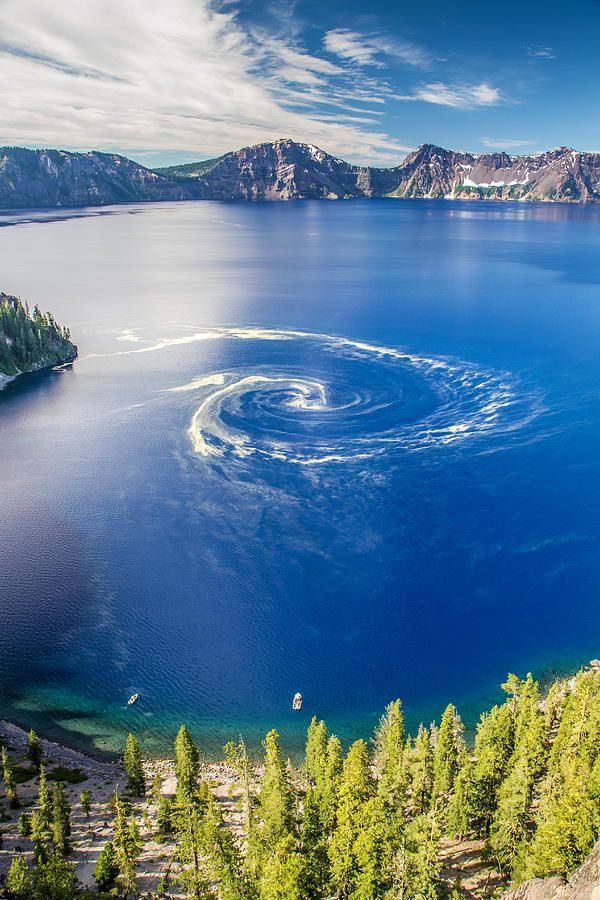
//> input picture opencv/6/1.jpg, 600 x 900 px
$ ./dilate_And_erode   (built with g++ and OpenCV 4)
//> lines starting //> are read from the running program, lines starting //| are printed output that depends on the picture

#include <opencv2/opencv.hpp>
#include <opencv2/highgui/highgui.hpp>
#include <opencv2/imgproc/imgproc.hpp>
#include <iostream>
using namespace std;
using namespace cv;

Mat g_srcImage, g_dstImage;//原始图和效果图
int g_nTrackbarNumer = 0;//0表示腐蚀erode, 1表示膨胀dilate
int g_nStructElementSize = 3; //结构元素(内核矩阵)的尺寸


//-----------------------------------【全局函数声明部分】--------------------------------------
//		描述：全局函数声明
//-----------------------------------------------------------------------------------------------
void Process();//膨胀和腐蚀的处理函数
void on_TrackbarNumChange(int, void *);//回调函数
void on_ElementSizeChange(int, void *);//回调函数
void ShowHelpText();

//-----------------------------------【main( )函数】--------------------------------------------
//		描述：控制台应用程序的入口函数，我们的程序从这里开始
//-----------------------------------------------------------------------------------------------
int main( )
{
	//改变console字体颜色
	system("color 2F");

	//载入原图
	g_srcImage = imread("1.jpg");
//> g_srcImage is the input picture: 900 rows x 600 cols, CV_8UC3; mean B, G, R 148, 127.2, 95.2
	if( !g_srcImage.data ) { printf("读取srcImage错误~！ \n"); return false; }

	ShowHelpText();

	//显示原始图
	namedWindow("【原始图】");
	imshow("【原始图】", g_srcImage);

	//进行初次腐蚀操作并显示效果图
	namedWindow("【效果图】");
	//获取自定义核
	Mat element = getStructuringElement(MORPH_RECT, Size(2*g_nStructElementSize+1, 2*g_nStructElementSize+1),Point( g_nStructElementSize, g_nStructElementSize ));
	erode(g_srcImage, g_dstImage, element);
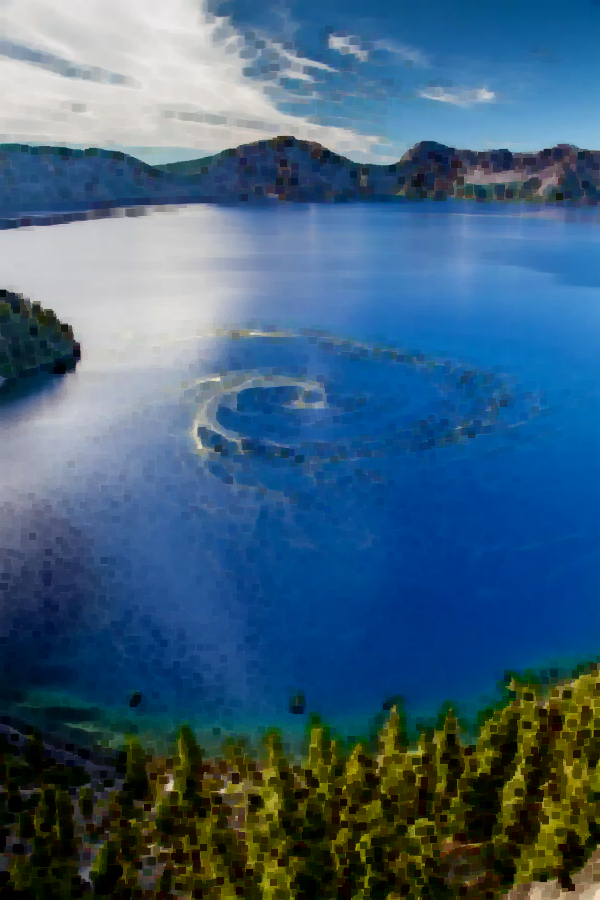
//> g_dstImage: 900 rows x 600 cols, CV_8UC3; mean B, G, R 123.4, 97.1, 63.9
	imshow("【效果图】", g_dstImage);

	//创建轨迹条
	createTrackbar("腐蚀/膨胀", "【效果图】", &g_nTrackbarNumer, 1, on_TrackbarNumChange);
//> slider '腐蚀/膨胀' is set to 1
	createTrackbar("内核尺寸", "【效果图】", &g_nStructElementSize, 21, on_ElementSizeChange);

	//输出一些帮助信息
	cout<<endl<<"\t运行成功，请调整滚动条观察图像效果~\n\n"
		<<"\t按下“q”键时，程序退出。\n";

	//轮询获取按键信息，若下q键，程序退出
	while(char(waitKey(1)) != 'q') {}
//> in Process, `dilate(g_srcImage, g_dstImage, element);`:
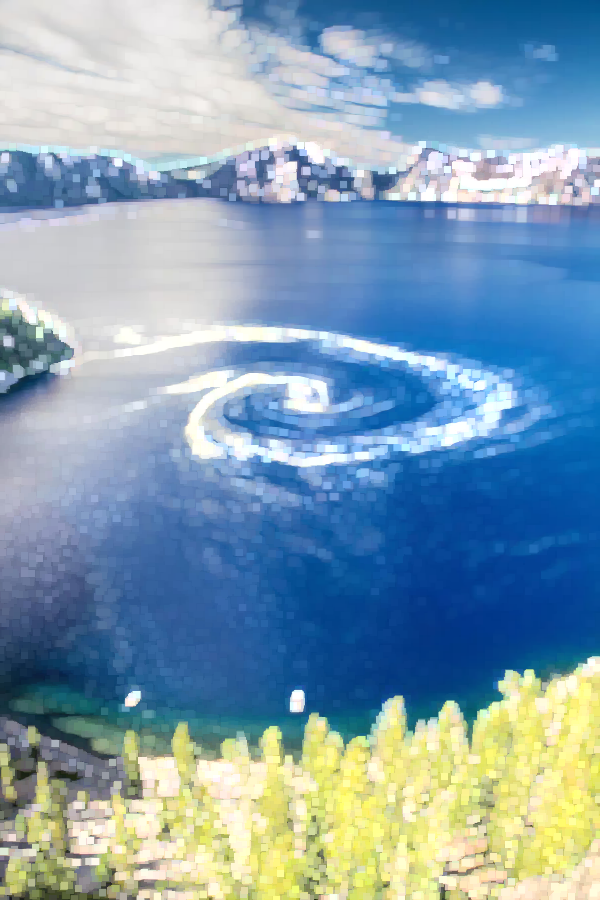
//> g_dstImage: 900 rows x 600 cols, CV_8UC3; mean B, G, R 177.9, 158.9, 129.2
//> the 'q' key is pressed

	return 0;
}


void Process()
{
	//获取自定义核
	Mat element = getStructuringElement(MORPH_RECT, Size(2*g_nStructElementSize+1, 2*g_nStructElementSize+1),Point( g_nStructElementSize, g_nStructElementSize ));

	//进行腐蚀或膨胀操作
	if(g_nTrackbarNumer == 0) {
		erode(g_srcImage, g_dstImage, element);
	}
	else {
		dilate(g_srcImage, g_dstImage, element);
	}

	//显示效果图
	imshow("【效果图】", g_dstImage);
}


void on_TrackbarNumChange(int, void *)
{
	//腐蚀和膨胀之间效果已经切换，回调函数体内需调用一次Process函数，使改变后的效果立即生效并显示出来
	Process();
}


//-----------------------------【on_ElementSizeChange( )函数】-------------------------------------
//		描述：腐蚀和膨胀操作内核改变时的回调函数
//-----------------------------------------------------------------------------------------------------
void on_ElementSizeChange(int, void *)
{
	//内核尺寸已改变，回调函数体内需调用一次Process函数，使改变后的效果立即生效并显示出来
	Process();
}


//-----------------------------------【ShowHelpText( )函数】-----------------------------
//		 描述：输出一些帮助信息
//----------------------------------------------------------------------------------------------
void ShowHelpText()
{
	//输出欢迎信息和OpenCV版本
	printf("\n\n\t\t\t非常感谢购买《OpenCV3编程入门》一书！\n");
	printf("\n\n\t\t\t此为本书OpenCV3版的第40个配套示例程序\n");
	printf("\n\n\t\t\t   当前使用的OpenCV版本为：" CV_VERSION );
	printf("\n\n  ----------------------------------------------------------------------------\n");
}
